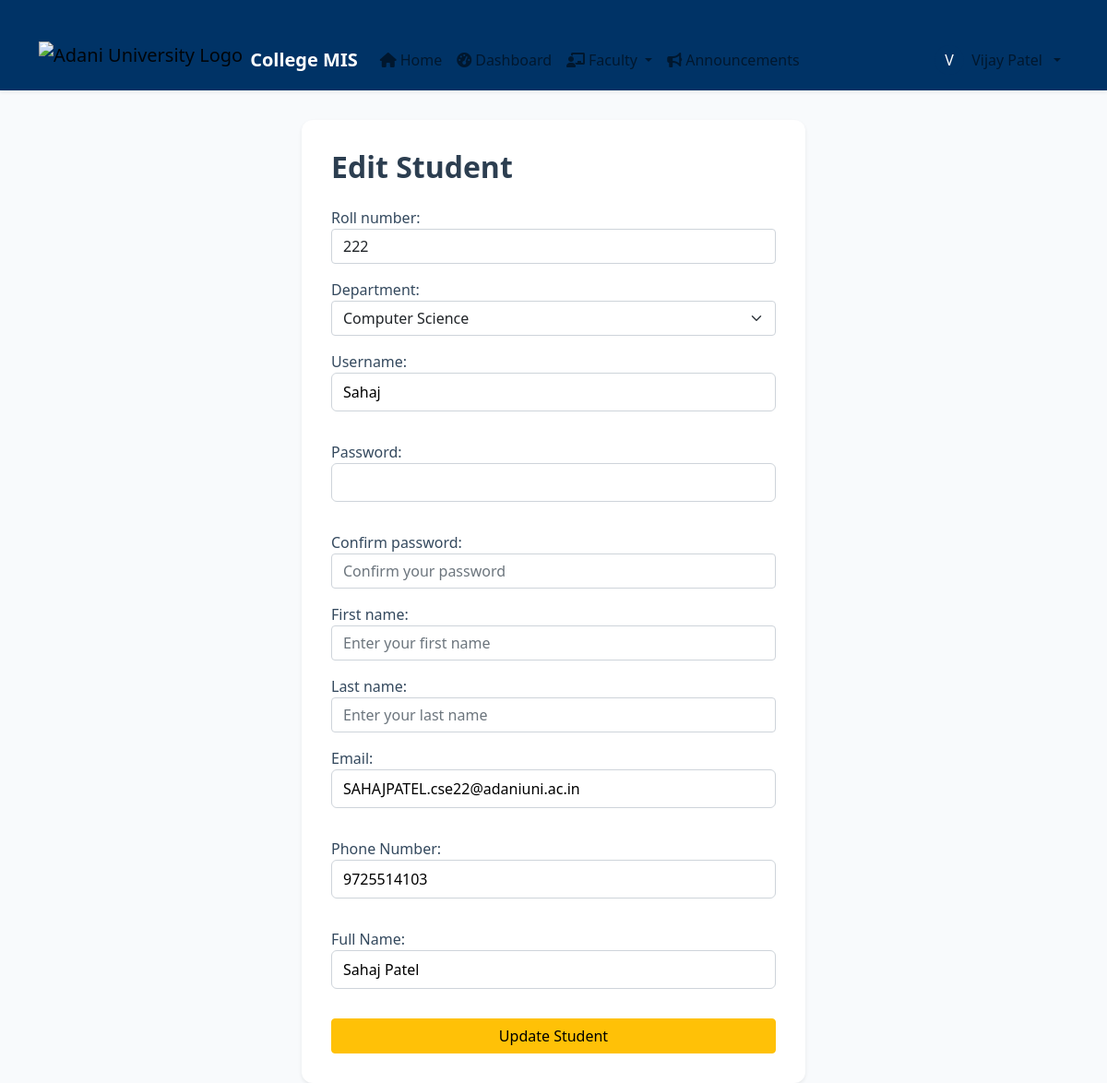
The page /faculty/students/1/edit/ (signed in) on the database its author committed.
### core/models.py (models this page shows, shortened)
class User(AbstractUser):
    is_student = models.BooleanField(default=False)
    is_faculty = models.BooleanField(default=False)

class Student(models.Model):
    DEPARTMENT_CHOICES = [
        ('computer_science', 'Computer Science'),
        ('information_technology', 'Information Technology'),
        ('electronics', 'Electronics & Communication'),
        ('mechanical', 'Mechanical Engineering'),
        ('civil', 'Civil Engineering'),
        ('electrical', 'Electrical Engineering'),
        ('other', 'Other'),
    ]
    user = models.OneToOneField('core.User', on_delete=models.CASCADE)
    roll_number = models.CharField(max_length=20, unique=True)
    phone_number = models.CharField(max_length=20, blank=True)
    department = models.CharField(max_length=50, choices=DEPARTMENT_CHOICES, default='computer_science')
    subjects = models.ManyToManyField(Subject, blank=True)

### faculty/views.py (the view)
# urls.py: path('students/<int:student_id>/edit/', edit_student, name='edit_student'),
@login_required
def edit_student(request, student_id):
    if not hasattr(request.user, 'faculty'):
        return redirect('login')
    student = get_object_or_404(Student, id=student_id)
    class EditStudentForm(StudentRegistrationForm):
        username = forms.CharField(initial=student.user.username)
        password = forms.CharField(widget=forms.PasswordInput, required=False)
        name = forms.CharField(label='Full Name', initial=student.user.first_name)
        email = forms.EmailField(initial=student.user.email)
        phone_number = forms.CharField(label='Phone Number', initial=student.phone_number)
    if request.method == 'POST':
        form = EditStudentForm(request.POST, instance=student)
        if form.is_valid():
            user = student.user
            user.username = form.cleaned_data['username']
            if form.cleaned_data['password']:
                user.set_password(form.cleaned_data['password'])
            user.first_name = form.cleaned_data['name']
            user.email = form.cleaned_data['email']
            user.save()
            student.phone_number = form.cleaned_data['phone_number']
            student.roll_number = form.cleaned_data['roll_number']
            student.save()
            messages.success(request, 'Student updated successfully!')
            return redirect('manage_students')
    else:
        form = EditStudentForm(instance=student)
    return render(request, 'faculty/edit_student.html', {'form': form, 'student': student})

### faculty/views.py
    class EditStudentForm(StudentRegistrationForm):
        username = forms.CharField(initial=student.user.username)
        password = forms.CharField(widget=forms.PasswordInput, required=False)
        name = forms.CharField(label='Full Name', initial=student.user.first_name)
        email = forms.EmailField(initial=student.user.email)
        phone_number = forms.CharField(label='Phone Number', initial=student.phone_number)

### templates/faculty/edit_student.html (shortened to what this page needs)
{% extends 'base.html' %}
{% block content %}
<div class="row justify-content-center">
  <div class="col-md-6">
    <div class="card shadow-sm">
      <div class="card-body">
        <h2 class="mb-4">Edit Student</h2>
        <form method="post">
          {% for field in form %}
            <div class="mb-3">
              {{ field.label_tag }}
              {{ field }}
            </div>
          {% endfor %}
          <button type="submit" class="btn btn-warning w-100">Update Student</button>
        </form>
      </div>
    </div>
  </div>
</div>
{% endblock %}

### templates/base.html (shortened to what this page needs)
{% load static %}
<!DOCTYPE html>
<html lang="en">
<head>
    <link href="https://cdn.jsdelivr.net/npm/bootstrap@5.1.3/dist/css/bootstrap.min.css" rel="stylesheet">
    <link rel="stylesheet" href="https://cdnjs.cloudflare.com/ajax/libs/font-awesome/6.0.0/css/all.min.css">
    <link rel="stylesheet" href="{% static 'css/styles.css' %}">
</head>
<body>
    <nav class="navbar navbar-expand-lg navbar-light bg-white shadow-sm py-2 sticky-top">
        <div class="container">
            <a class="navbar-brand d-flex align-items-center gap-2" href="{% url 'home' %}">
                <img src="https://www.sikshapedia.com/public/data/colleges/adani-university-ahmedabad-gujarat/adani-university-ahmedabad-gujarat-logo.webp" alt="Adani University Logo" style="height: 40px;" class="align-middle"/>
                <span class="fw-bold text-primary">College MIS</span>
            </a>
            <div class="collapse navbar-collapse" id="navbarNav">
                <ul class="navbar-nav me-auto mb-2 mb-lg-0">
                    <li class="nav-item">
                        <a class="nav-link" href="{% url 'home' %}">
                            <i class="fas fa-home me-1"></i>Home
                        </a>
                    </li>
                    {% if user.is_authenticated %}
                        <li class="nav-item">
                            <a class="nav-link" href="{% url 'dashboard' %}">
                                <i class="fas fa-tachometer-alt me-1"></i>Dashboard
                            </a>
                        </li>
                        {% if user.faculty %}
                            <li class="nav-item dropdown">
                                <a class="nav-link dropdown-toggle" href="#" id="facultyDropdown" role="button" data-bs-toggle="dropdown">
                                    <i class="fas fa-chalkboard-teacher me-1"></i>Faculty
                                </a>
                            </li>
                        {% endif %}
                        <li class="nav-item">
                            <a class="nav-link" href="{% url 'announcement_list' %}">
                                <i class="fas fa-bullhorn me-1"></i>Announcements
                            </a>
                        </li>
                    {% endif %}
                </ul>
                <ul class="navbar-nav ms-auto mb-2 mb-lg-0">
                    {% if user.is_authenticated %}
                        <li class="nav-item dropdown">
                            <a class="nav-link dropdown-toggle d-flex align-items-center gap-2" href="#" id="userDropdown" role="button" data-bs-toggle="dropdown">
                                <span class="avatar bg-primary text-white rounded-circle d-inline-flex justify-content-center align-items-center" style="width:32px;height:32px;font-size:1rem;">
                                    {% if user.first_name %}{{ user.first_name|slice:":1"|upper }}{% else %}{{ user.username|slice:":1"|upper }}{% endif %}
                                </span>
                                <span class="d-none d-md-inline">{{ user.first_name }} {{ user.last_name }}</span>
                            </a>
                        </li>
                    {% endif %}
                </ul>
            </div>
        </div>
    </nav>
    <main class="container mt-4">
        {% block content %}{% endblock %}
    </main>
</body>
</html>

### static/css/styles.css (style rules this page uses)
body { font-family: 'Segoe UI', 'Roboto', 'Arial', sans-serif; background-color: #f8fafc; }
.navbar, .bg-primary { background-color: #003366 !important; }
.text-primary, .btn-primary { color: #fff !important; background-color: #003366 !important; border-color: #003366 !important; }
h1, h2, h3, h4, h5, h6 { font-family: 'Segoe UI', 'Roboto', 'Arial', sans-serif; color: #003366; }
a { color: #003366; }
.navbar-brand img { height: 40px; }
.navbar { margin-bottom: 2rem; }
.container { margin-top: 2rem; }
.card { border-radius: 12px; box-shadow: 0 4px 24px rgba(0,0,0,0.08), 0 1.5px 4px rgba(0,0,0,0.03); border: none; background: #fff; }
.card-body { padding: 2rem; }
h2 { font-weight: 600; color: #2c3e50; }
form label { font-weight: 500; color: #34495e; }
form input, form select { border-radius: 6px; border: 1px solid #ced4da; padding: 0.5rem 0.75rem; margin-bottom: 1rem; width: 100%; box-sizing: border-box; }

### rows shown on the page
User: first_name "V", first_name "Vijay Patel"
Student: form "222" "Computer Science" "9725514103"
User: form "Sahaj" "SAHAJPATEL.cse22@adaniuni.ac.in"

### other values the page prints
{{ field.label_tag }} "Roll number:" "Department:" "Username:" "Password:" "Confirm password:" "First name:" "Last name:" "Email:" "Phone Number:" "Full Name:"
